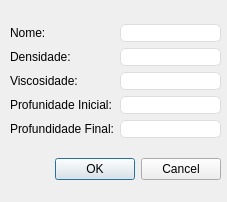
<?xml version="1.0" encoding="UTF-8"?>
<ui version="4.0">
 <class>CJanelaAdicionarFluido</class>
 <widget class="QDialog" name="CJanelaAdicionarFluido">
  <property name="geometry">
   <rect>
    <x>0</x>
    <y>0</y>
    <width>227</width>
    <height>202</height>
   </rect>
  </property>
  <property name="windowTitle">
   <string>Dialog</string>
  </property>
  <widget class="QWidget" name="layoutWidget">
   <property name="geometry">
    <rect>
     <x>10</x>
     <y>10</y>
     <width>211</width>
     <height>185</height>
    </rect>
   </property>
   <layout class="QVBoxLayout" name="verticalLayout_3">
    <item>
     <layout class="QHBoxLayout" name="horizontalLayout">
      <item>
       <layout class="QVBoxLayout" name="verticalLayout">
        <item>
         <widget class="QLabel" name="lbnTituloNome">
          <property name="text">
           <string>Nome:</string>
          </property>
         </widget>
        </item>
        <item>
         <widget class="QLabel" name="lbnTituloDensidade">
          <property name="text">
           <string>Densidade:</string>
          </property>
         </widget>
        </item>
        <item>
         <widget class="QLabel" name="lbnTituloViscosidade">
          <property name="text">
           <string>Viscosidade:</string>
          </property>
         </widget>
        </item>
        <item>
         <widget class="QLabel" name="lbnTituloProfundidadeInicial">
          <property name="text">
           <string>Profunidade Inicial:</string>
          </property>
         </widget>
        </item>
        <item>
         <widget class="QLabel" name="lbnTituloProfundidadeFinal">
          <property name="text">
           <string>Profundidade Final:</string>
          </property>
         </widget>
        </item>
       </layout>
      </item>
      <item>
       <layout class="QVBoxLayout" name="verticalLayout_2">
        <item>
         <widget class="QLineEdit" name="LnValorNome">
          <property name="styleSheet">
           <string notr="true">border: 1px solid #dddddd;  /* borda cinza bem leve */
border-radius: 5px;</string>
          </property>
         </widget>
        </item>
        <item>
         <widget class="QLineEdit" name="LnValorDensidade">
          <property name="styleSheet">
           <string notr="true">border: 1px solid #dddddd;  /* borda cinza bem leve */
border-radius: 5px;</string>
          </property>
         </widget>
        </item>
        <item>
         <widget class="QLineEdit" name="LnValorViscosidade">
          <property name="styleSheet">
           <string notr="true">border: 1px solid #dddddd;  /* borda cinza bem leve */
border-radius: 5px;</string>
          </property>
         </widget>
        </item>
        <item>
         <widget class="QLineEdit" name="LnValorProfundidadeInicial">
          <property name="styleSheet">
           <string notr="true">border: 1px solid #dddddd;  /* borda cinza bem leve */
border-radius: 5px;</string>
          </property>
         </widget>
        </item>
        <item>
         <widget class="QLineEdit" name="LnValorProfundidadeFinal">
          <property name="styleSheet">
           <string notr="true">border: 1px solid #dddddd;  /* borda cinza bem leve */
border-radius: 5px;</string>
          </property>
         </widget>
        </item>
       </layout>
      </item>
     </layout>
    </item>
    <item>
     <widget class="QDialogButtonBox" name="btnReturn">
      <property name="orientation">
       <enum>Qt::Orientation::Horizontal</enum>
      </property>
      <property name="standardButtons">
       <set>QDialogButtonBox::StandardButton::Cancel|QDialogButtonBox::StandardButton::Ok</set>
      </property>
     </widget>
    </item>
   </layout>
  </widget>
 </widget>
 <resources/>
 <connections>
  <connection>
   <sender>btnReturn</sender>
   <signal>accepted()</signal>
   <receiver>CJanelaAdicionarFluido</receiver>
   <slot>accept()</slot>
   <hints>
    <hint type="sourcelabel">
     <x>248</x>
     <y>254</y>
    </hint>
    <hint type="destinationlabel">
     <x>157</x>
     <y>274</y>
    </hint>
   </hints>
  </connection>
  <connection>
   <sender>btnReturn</sender>
   <signal>rejected()</signal>
   <receiver>CJanelaAdicionarFluido</receiver>
   <slot>reject()</slot>
   <hints>
    <hint type="sourcelabel">
     <x>316</x>
     <y>260</y>
    </hint>
    <hint type="destinationlabel">
     <x>286</x>
     <y>274</y>
    </hint>
   </hints>
  </connection>
 </connections>
</ui>
